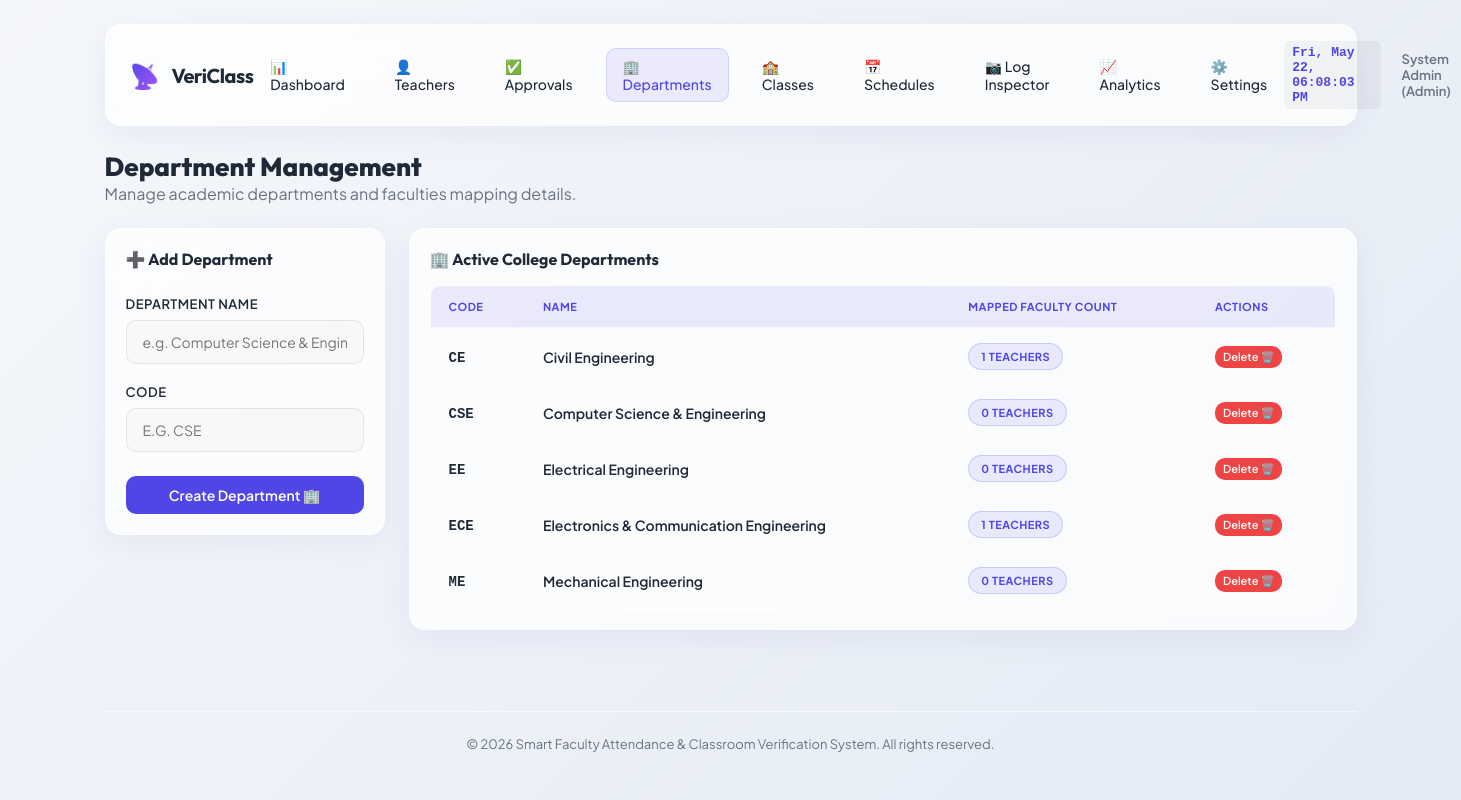
/admin/departments (signed in), run on the app's committed database.
### models.py (models this page shows, shortened)
class Department(db.Model):
    __tablename__ = 'departments'
    id = db.Column(db.Integer, primary_key=True)
    name = db.Column(db.String(100), unique=True, nullable=False)
    code = db.Column(db.String(20), unique=True, nullable=False) # e.g. 'CSE', 'ECE'
    teachers = db.relationship('TeacherProfile', backref='department', lazy=True)

### app.py (the view, shortened to what this page needs)
@app.route('/admin/departments', methods=['GET', 'POST'])
def admin_departments():
    if not is_logged_in() or session.get('role') != 'admin':
        flash("Access Denied.", "danger")
        return redirect(url_for('login'))
    departments = Department.query.order_by(Department.name).all()
    return render_template('admin_departments.html', departments=departments)

### app.py (called while the page is built)
def is_logged_in():
    return 'user_id' in session

### templates/admin_departments.html (shortened to what this page needs)
{% extends "base.html" %}
{% block content %}
<div style="margin-bottom: 24px;">
    <h2 style="font-family: var(--font-title); font-size: 26px; font-weight: 800;">Department Management</h2>
    <p style="color: var(--color-text-muted);">Manage academic departments and faculties mapping details.</p>
</div>
<div class="grid-sidebar">
    <div class="glass-card" style="padding: 20px; align-self: flex-start;">
        <h3 style="font-family: var(--font-title); font-size: 16px; margin-bottom: 16px; border-bottom: 1px solid var(--border-card); padding-bottom: 10px;">
            ➕ Add Department
        </h3>
        <form action="{{ url_for('admin_departments') }}" method="POST">
            <div class="form-group">
                <label class="form-label" for="name">Department Name</label>
                <input class="form-control" type="text" id="name" name="name" placeholder="e.g. Computer Science & Engineering" required>
            </div>
            <div class="form-group" style="margin-bottom: 24px;">
                <label class="form-label" for="code">Code</label>
                <input class="form-control" type="text" id="code" name="code" placeholder="e.g. CSE" required style="text-transform: uppercase;">
            </div>
            <button class="btn btn-primary" type="submit" style="width: 100%;">
                Create Department 🏢
            </button>
        </form>
    </div>
    <div class="glass-card" style="padding: 20px;">
        <h3 style="font-family: var(--font-title); font-size: 16px; margin-bottom: 16px;">🏢 Active College Departments</h3>
        <div class="table-responsive">
            <table class="custom-table">
                <thead>
                    <tr>
                        <th>Code</th>
                        <th>Name</th>
                        <th>Mapped Faculty Count</th>
                        <th>Actions</th>
                    </tr>
                </thead>
                <tbody>
                    {% if departments %}
                        {% for dept in departments %}
                            <tr>
                                <td style="font-weight: 700;"><code>{{ dept.code }}</code></td>
                                <td style="font-weight: 600;">{{ dept.name }}</td>
                                <td>
                                    <span class="badge badge-pending" style="font-size: 11px;">
                                        {{ dept.teachers|length }} Teachers
                                    </span>
                                </td>
                                <td>
                                    <form action="{{ url_for('admin_departments') }}" method="POST" style="display: inline;" onsubmit="return confirm('Delete this department? Teachers in this department will be unmapped.');">
                                        <button type="submit" class="btn btn-danger" style="padding: 4px 8px; font-size: 11px;">
                                            Delete 🗑️
                                        </button>
                                    </form>
                                </td>
                            </tr>
                        {% endfor %}
                    {% else %}
                        <tr>
                            <td colspan="4" style="text-align: center; color: var(--color-text-muted); padding: 30px;">No departments created yet.</td>
                        </tr>
                    {% endif %}
                </tbody>
            </table>
        </div>
    </div>
</div>
{% endblock %}

### static/css/style.css (style rules this page uses)
:root { --font-primary: 'Plus Jakarta Sans', sans-serif; --font-title: 'Outfit', sans-serif; --bg-app: linear-gradient(135deg, #f5f7fb 0%, #e4ebf5 100%); --bg-card: rgba(255, 255, 255, 0.75); --border-card: rgba(255, 255, 255, 0.6); --shadow-card: 0 8px 32px 0 rgba(31, 38, 135, 0.06); --shadow-card-hover: 0 12px 40px 0 rgba(31, 38, 135, 0.12); --color-primary: #4f46e5; --color-primary-hover: #4338ca; --color-primary-light: rgba(79, 70, 229, 0.1); --color-success: #10b981; --color-success-light: rgba(16, 185, 129, 0.12); --color-warning: #f59e0b; --color-warning-light: rgba(245, 158, 11, 0.12); --color-danger: #ef4444; --color-danger-light: rgba(239, 68, 68, 0.12); --color-text-main: #1f2937; --color-text-muted: #6b7280; --color-text-on-primary: #ffffff; --glass-blur: 16px; --border-radius-lg: 16px; --border-radius-md: 10px; --border-radius-sm: 6px; --transition-speed: 0.3s; --transition-curve: cubic-bezier(0.4, 0, 0.2, 1); }
* { margin: 0; padding: 0; box-sizing: border-box; }
body { font-family: var(--font-primary); background: var(--bg-app); color: var(--color-text-main); min-height: 100vh; display: flex; flex-direction: column; overflow-x: hidden; transition: background var(--transition-speed) var(--transition-curve), color var(--transition-speed) var(--transition-curve); -webkit-font-smoothing: antialiased; }
.glass-card { background: var(--bg-card); border: 1px solid var(--border-card); border-radius: var(--border-radius-lg); box-shadow: var(--shadow-card); backdrop-filter: blur(var(--glass-blur)); -webkit-backdrop-filter: blur(var(--glass-blur)); padding: 24px; margin-bottom: 24px; transition: transform var(--transition-speed) var(--transition-curve), box-shadow var(--transition-speed) var(--transition-curve); }
.grid-sidebar { display: grid; grid-template-columns: 280px 1fr; gap: 24px; }
.btn { display: inline-flex; align-items: center; justify-content: center; gap: 8px; padding: 10px 20px; border-radius: var(--border-radius-md); font-family: var(--font-primary); font-weight: 600; font-size: 14px; border: none; cursor: pointer; transition: all var(--transition-speed) var(--transition-curve); }
.btn-primary { background: var(--color-primary); color: var(--color-text-on-primary); }
.btn-danger { background: var(--color-danger); color: var(--color-text-on-primary); }
.form-group { margin-bottom: 20px; }
.form-label { display: block; margin-bottom: 8px; font-weight: 600; font-size: 13px; color: var(--color-text-main); text-transform: uppercase; letter-spacing: 0.5px; }
.form-control { width: 100%; padding: 12px 16px; border-radius: var(--border-radius-md); background: rgba(0, 0, 0, 0.02); border: 1px solid rgba(0, 0, 0, 0.08); color: var(--color-text-main); font-family: var(--font-primary); font-size: 14px; outline: none; transition: all var(--transition-speed) var(--transition-curve); }
.table-responsive { overflow-x: auto; border-radius: var(--border-radius-md); border: 1px solid var(--border-card); }
.custom-table { width: 100%; border-collapse: collapse; text-align: left; font-size: 14px; background: rgba(255, 255, 255, 0.02); }
.custom-table th { background: var(--color-primary-light); color: var(--color-primary); font-weight: 700; padding: 14px 18px; border-bottom: 2px solid var(--border-card); text-transform: uppercase; font-size: 11px; letter-spacing: 0.5px; }
.custom-table td { padding: 14px 18px; border-bottom: 1px solid var(--border-card); color: var(--color-text-main); vertical-align: middle; }
.custom-table tr:last-child td { border-bottom: none; }
.badge { display: inline-flex; align-items: center; padding: 6px 12px; border-radius: 50px; font-size: 11px; font-weight: 700; text-transform: uppercase; letter-spacing: 0.5px; }
.badge-pending { background: var(--color-primary-light); color: var(--color-primary); border: 1px solid rgba(79, 70, 229, 0.2); }

### data on the page
Department: code "CE", name "Civil Engineering", teachers|length "1"
Department: code "CSE", name "Computer Science & Engineering", teachers|length "0"
Department: code "EE", name "Electrical Engineering", teachers|length "0"
Department: code "ECE", name "Electronics & Communication Engineering", teachers|length "1"
Department: code "ME", name "Mechanical Engineering", teachers|length "0"

### other printed values
{{ session.get('name') }} "System Admin"
{{ session.get('role')|capitalize }} "Admin"
